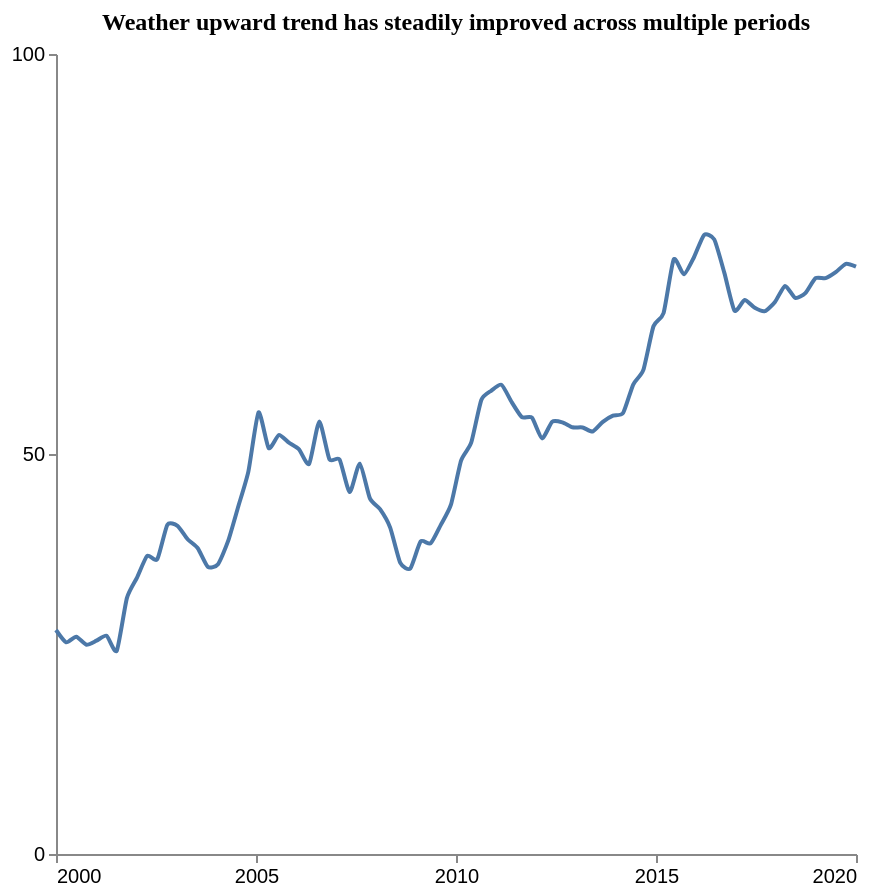

The specification (Vega-Lite) saved for this image:
### Vega-Lite specification from a JSON file in a GitHub repository (floating-point values rounded to 4 significant figures)
{"$schema": "https://vega.github.io/schema/vega-lite/v5.json", "description": "Pattern: Upward", "data": {"values": [{"X": 2000.0, "Y": 28.0}, {"X": 2000.0, "Y": 26.47}, {"X": 2001.0, "Y": 27.15}, {"X": 2001.0, "Y": 26.16}, {"X": 2001.0, "Y": 26.66}, {"X": 2001.0, "Y": 27.28}, {"X": 2002.0, "Y": 25.4}, {"X": 2002.0, "Y": 31.98}, {"X": 2002.0, "Y": 34.54}, {"X": 2002.0, "Y": 37.27}, {"X": 2003.0, "Y": 36.84}, {"X": 2003.0, "Y": 41.16}, {"X": 2003.0, "Y": 41.01}, {"X": 2003.0, "Y": 39.34}, {"X": 2004.0, "Y": 38.22}, {"X": 2004.0, "Y": 35.88}, {"X": 2004.0, "Y": 36.23}, {"X": 2004.0, "Y": 39.13}, {"X": 2005.0, "Y": 43.44}, {"X": 2005.0, "Y": 47.83}, {"X": 2005.0, "Y": 55.2}, {"X": 2005.0, "Y": 50.74}, {"X": 2006.0, "Y": 52.36}, {"X": 2006.0, "Y": 51.42}, {"X": 2006.0, "Y": 50.57}, {"X": 2006.0, "Y": 48.77}, {"X": 2007.0, "Y": 54.05}, {"X": 2007.0, "Y": 49.34}, {"X": 2007.0, "Y": 49.32}, {"X": 2007.0, "Y": 45.24}, {"X": 2008.0, "Y": 48.8}, {"X": 2008.0, "Y": 44.45}, {"X": 2008.0, "Y": 43.1}, {"X": 2008.0, "Y": 40.8}, {"X": 2009.0, "Y": 36.38}, {"X": 2009.0, "Y": 35.7}, {"X": 2009.0, "Y": 39.05}, {"X": 2009.0, "Y": 38.84}, {"X": 2010.0, "Y": 41.15}, {"X": 2010.0, "Y": 43.67}, {"X": 2010.0, "Y": 49.18}, {"X": 2010.0, "Y": 51.41}, {"X": 2011.0, "Y": 56.76}, {"X": 2011.0, "Y": 57.93}, {"X": 2011.0, "Y": 58.64}, {"X": 2011.0, "Y": 56.48}, {"X": 2012.0, "Y": 54.61}, {"X": 2012.0, "Y": 54.54}, {"X": 2012.0, "Y": 51.95}, {"X": 2012.0, "Y": 54.03}, {"X": 2013.0, "Y": 53.96}, {"X": 2013.0, "Y": 53.34}, {"X": 2013.0, "Y": 53.32}, {"X": 2013.0, "Y": 52.81}, {"X": 2014.0, "Y": 54.02}, {"X": 2014.0, "Y": 54.8}, {"X": 2014.0, "Y": 55.12}, {"X": 2014.0, "Y": 58.68}, {"X": 2015.0, "Y": 60.51}, {"X": 2015.0, "Y": 65.97}, {"X": 2015.0, "Y": 67.62}, {"X": 2015.0, "Y": 74.32}, {"X": 2016.0, "Y": 72.46}, {"X": 2016.0, "Y": 74.59}, {"X": 2016.0, "Y": 77.39}, {"X": 2016.0, "Y": 76.83}, {"X": 2017.0, "Y": 72.64}, {"X": 2017.0, "Y": 67.92}, {"X": 2017.0, "Y": 69.26}, {"X": 2017.0, "Y": 68.27}, {"X": 2018.0, "Y": 67.85}, {"X": 2018.0, "Y": 69.01}, {"X": 2018.0, "Y": 71.01}, {"X": 2018.0, "Y": 69.51}, {"X": 2019.0, "Y": 70.11}, {"X": 2019.0, "Y": 71.97}, {"X": 2019.0, "Y": 71.99}, {"X": 2019.0, "Y": 72.73}, {"X": 2020.0, "Y": 73.77}, {"X": 2020.0, "Y": 73.41}]}, "mark": {"type": "line", "interpolate": "cardinal", "tension": 0.4}, "encoding": {"x": {"field": "X", "type": "quantitative", "title": "", "axis": {"grid": false, "format": "d", "values": [2000, 2005, 2010, 2015, 2020], "tickSize": 4}, "scale": {"domain": [2000, 2020]}}, "y": {"field": "Y", "type": "quantitative", "title": "", "axis": {"grid": false, "format": "d", "values": [0, 50, 100], "tickSize": 4, "tickOpacity": 1}, "scale": {"domain": [0, 100]}}}, "title": {"text": "Weather upward trend has steadily improved across multiple periods", "anchor": "middle", "font": "Tahoma", "fontSize": 12}, "config": {"lineBreak": "^", "view": {"stroke": null}}, "height": 400, "width": 400, "autosize": "pad"}
